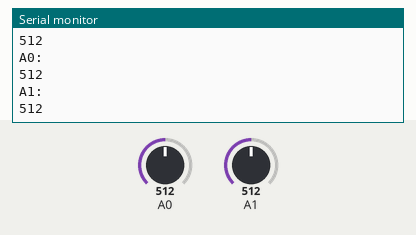
This sketch was run on a simulated Arduino Uno, built with avr-gcc and run on an emulated ATmega328P. On the bench: the last lines printed to the serial monitor. Inputs (shaded band) come from the test bench; at power-on: A0 = 512, A1 = 512.

Above: at 1.3 s.
1.4 s: A0 set to 716
At 1.82 s:
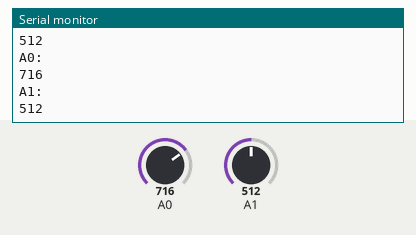
2.9 s: A1 set to 306
At 3.32 s:
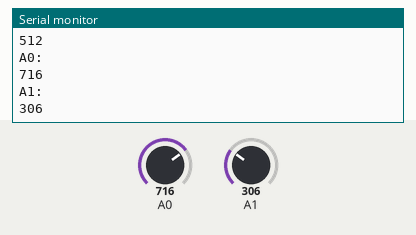
4.4 s: A0 set to 900
At 4.82 s:
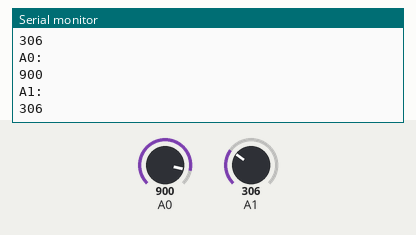
5.9 s: A1 set to 122
At 6.32 s:
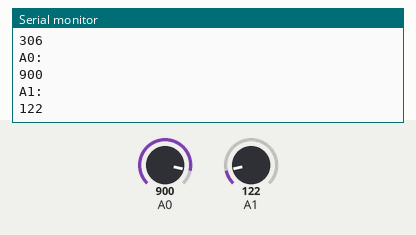
Timing chart, 0 to 8.4 s (numbered marks = the images above; inputs shaded):
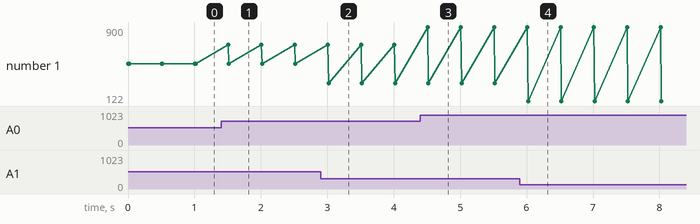

Measured:
- after the input at 1.4 s, the serial monitor: prints a new line after 0.11 s (image 1)
- after the input at 2.9 s, the serial monitor: prints a new line after 0.12 s (image 2)
- after the input at 4.4 s, the serial monitor: prints a new line after 0.11 s (image 3)
- after the input at 5.9 s, the serial monitor: prints a new line after 0.12 s (image 4)
- plotted number 1: 512 → 306 after the input at 2.9 s, 306 → 122 after the input at 5.9 s

The sketch:

Test_IR_sensors.ino
```cpp
void setup() {
  // put your setup code here, to run once:
  Serial.begin(9600);
}

void loop() {
  // put your main code here, to run repeatedly:
  int A0 = analogRead(0);
  int A1 = analogRead(1);
  Serial.println("A0:");
  Serial.println(A0);
  Serial.println("A1:");
  Serial.println(A1);
  delay(500);
}
```
